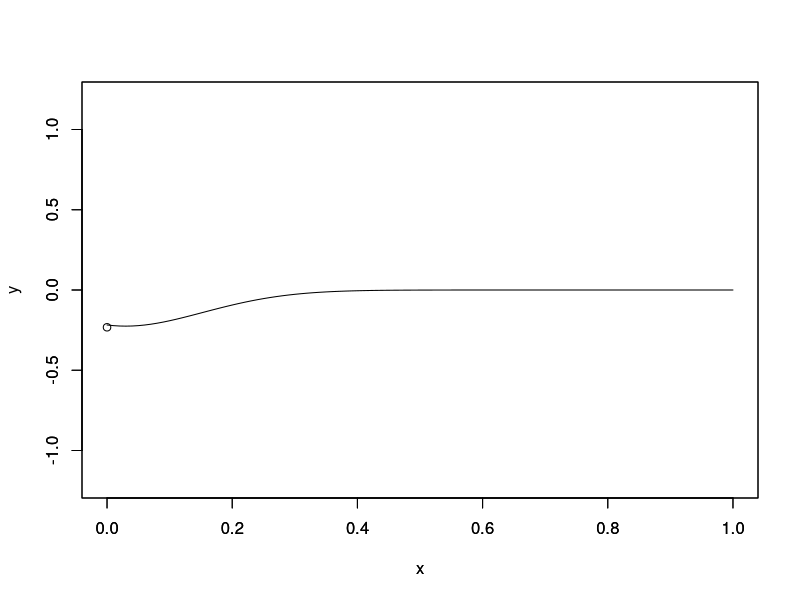
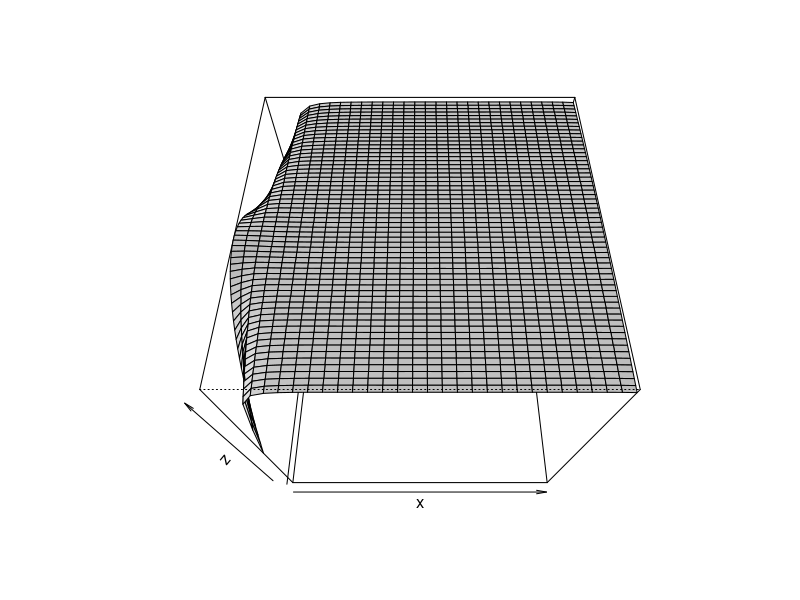
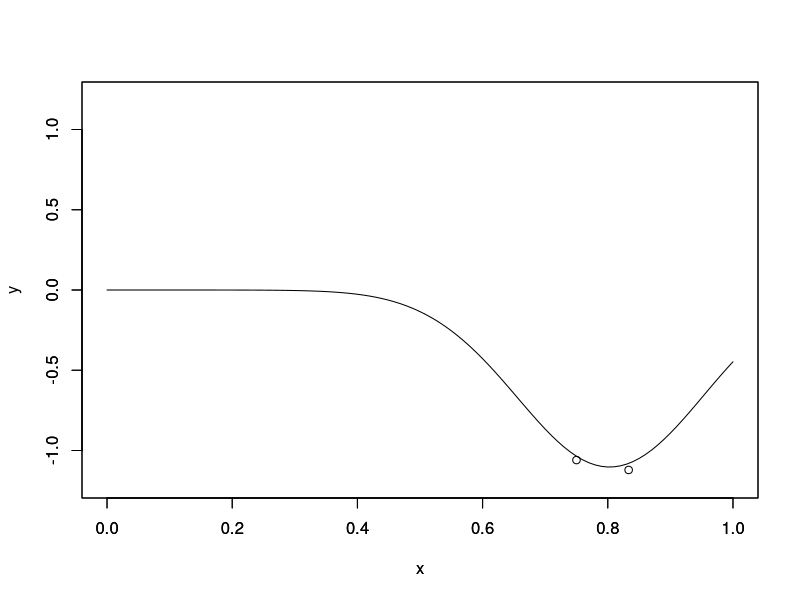
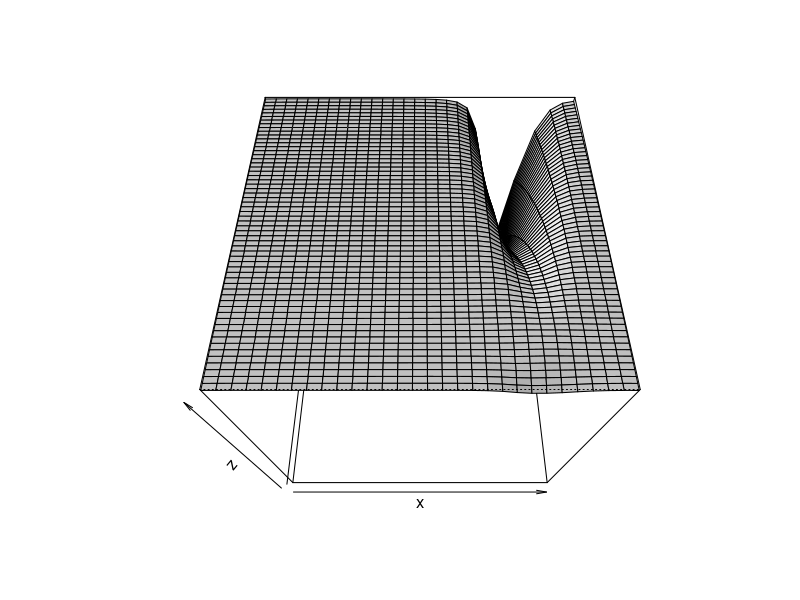
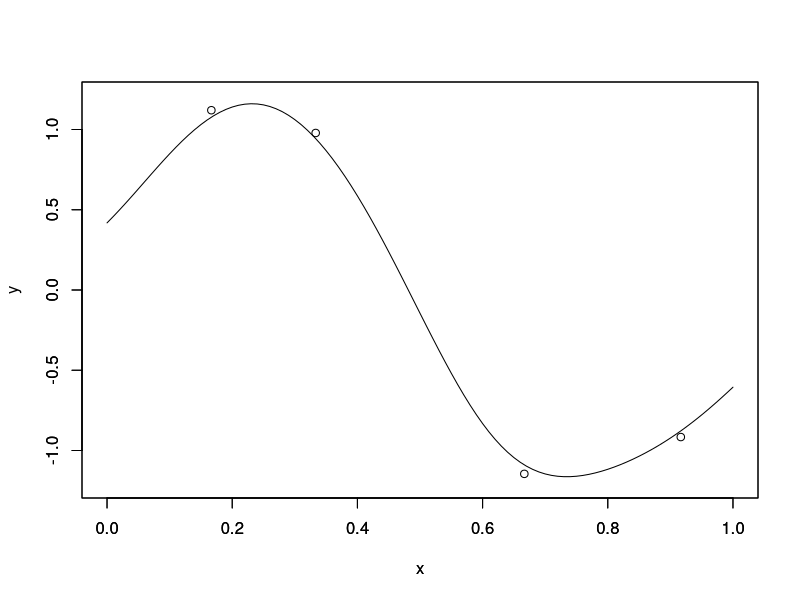
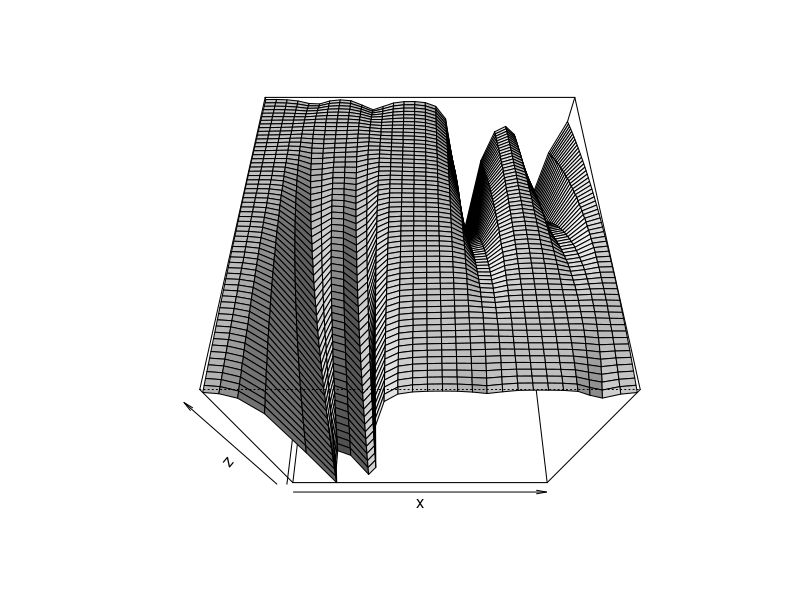
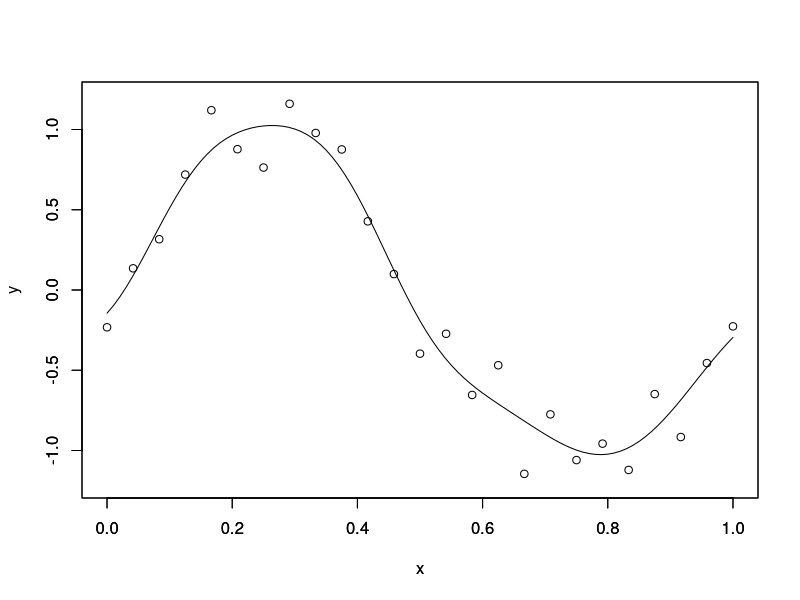
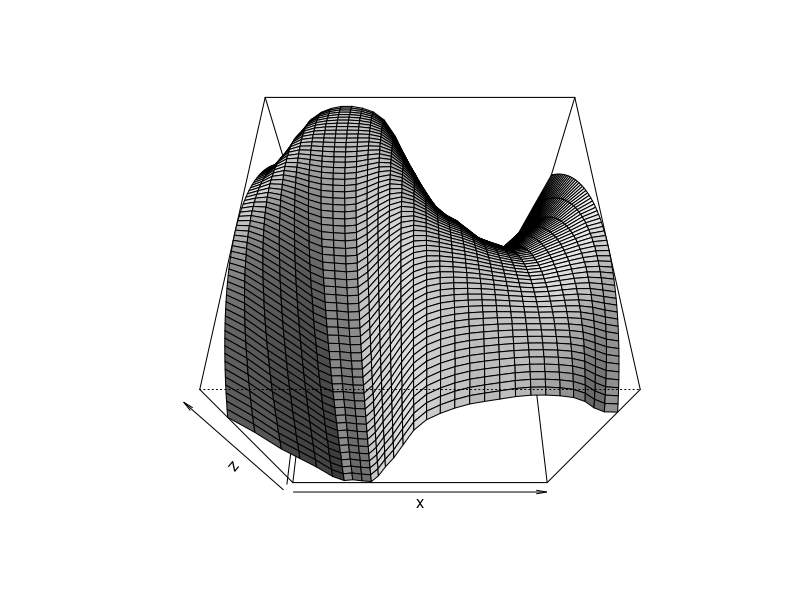

The R source for these figures, in order:
#####################################################
#
# Usage: R --vanilla --slave < linear_reqgression.r
# 	http://d.hatena.ne.jp/n_shuyo/20090709/predictive
#
#####################################################

M <- 9		# number of basis function
alpha <- 2	# hyper parameter α
beta <- 25	# hyper parameter β
Lattice <- 30	# number of graph's lattice
s<-0.1
u_i<-0.5

# training data
xlist <- seq(0, 1, length=25)
tlist <- sin(2*pi*xlist) + rnorm(length(xlist), sd=0.2)
D0 <- data.frame(x=xlist, t=tlist)

predictive <- function(D) {
    # design matrix
    gauss_base_func <- function(x)exp(-(x-u_i)^2/(2*s*s))
    phi <- function(x) sapply(x,function(x){exp(-(x-seq(0,1,length=9))^2/(2*s*s))})
    PHI <- t(phi(D$x))

    # convariance matrix & means
    S_N_inv <- alpha * diag(9) + beta * t(PHI) %*% PHI
    S_N <- solve(S_N_inv)
    m_N <- beta * S_N %*% t(PHI) %*% D$t

    # regression function
    y <- function(x)(t(phi(x)) %*% m_N)
    plot(y, xlim=c(0,1), ylim=c(-1.2, 1.2))
    par(new=T)
    plot(D, xlim=c(0,1), ylim=c(-1.2, 1.2), ylab="")

    # predictive distribution
    var_N <- function(x) {1/beta + (t(phi(x)) %*% S_N %*% phi(x))[1]}
    function(x,t) {
        mapply(function(x,t)dnorm(t,m=(t(m_N) %*% phi(x))[1], s=var_N(x), log=T), x, t)
    }
}
draw_dist <- function(p){
    x <- seq(0, 1, length=Lattice)
    t <- seq(-1.5, 1.5, length=Lattice*2)
    z <- outer(x, t, p)
    persp(x, t, z, theta=0, phi=60, shade=0.4)
}

p <- predictive(D0[sample(length(D0$x))[1:1],])
draw_dist(p);
p <- predictive(D0[sample(length(D0$x))[1:2],])
draw_dist(p);
p <- predictive(D0[sample(length(D0$x))[1:4],])
draw_dist(p);
p <- predictive(D0)
draw_dist(p);


# pdf("PRML_graph.pdf")
# dev.off()
